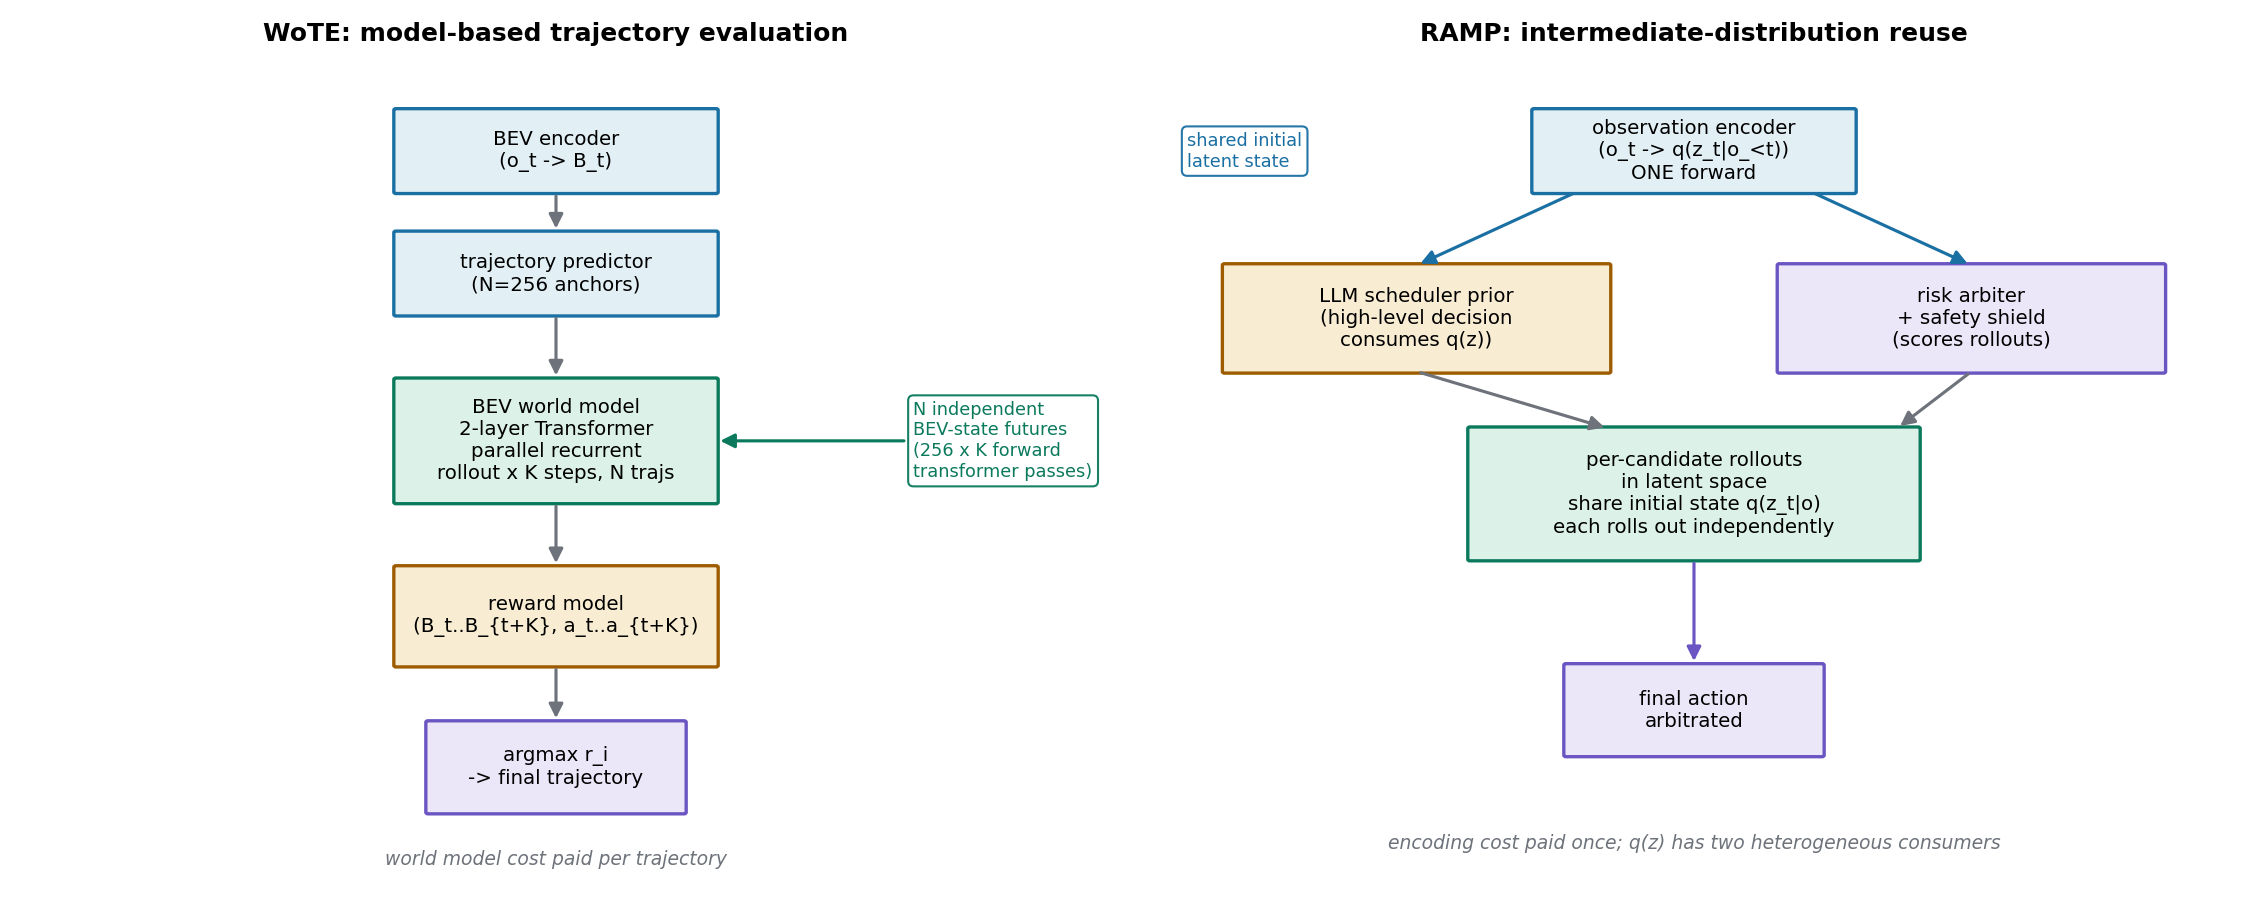

The script that saved this image:
# -*- coding: utf-8 -*-
"""自绘图：WoTE 的轨迹级在线评估 vs RAMP 的中间分布复用 —— 机制对照。

左：WoTE：N 条候选轨迹 × 世界模型递推展开 K 步未来 BEV 状态 → reward 模型打分 → 选最高。
右：RAMP：观测只做一次前向得中间分布 q(z|o)，该分布同时喂给 LLM 调度先验与各候选动作的独立潜空间 rollout，
   风险仲裁器打分、安全盾兜底。
"""
import matplotlib
matplotlib.use("Agg")
import matplotlib.pyplot as plt
import matplotlib.patches as mpatches
from matplotlib.patches import FancyArrowPatch, FancyBboxPatch

fig, axes = plt.subplots(1, 2, figsize=(15, 6))
plt.rcParams['font.sans-serif'] = ['DejaVu Sans']

IN = "#1a6fa3"; IN_FILL = "#e2eff5"
OP = "#0b7a5c"; OP_FILL = "#dcf2e8"
OUT = "#9e5c00"; OUT_FILL = "#f8ecd2"
ALT = "#6a55c2"; ALT_FILL = "#ebe7f8"
WIRE = "#6e737b"

def box(ax, xy, w, h, label, fc, ec, fontsize=9.5):
    b = FancyBboxPatch(xy, w, h, boxstyle="round,pad=0.02", fc=fc, ec=ec, lw=1.6)
    ax.add_patch(b)
    ax.text(xy[0]+w/2, xy[1]+h/2, label, ha="center", va="center", fontsize=fontsize)
    return b

def arr(ax, p1, p2, c=WIRE):
    ax.add_patch(FancyArrowPatch(p1, p2, arrowstyle="-|>", mutation_scale=14, lw=1.5, color=c))

# ---------------- 左：WoTE ----------------
ax = axes[0]
ax.set_title("WoTE: model-based trajectory evaluation", fontsize=12, weight="bold", pad=10)
ax.set_xlim(0, 10); ax.set_ylim(0, 10); ax.axis("off")

box(ax, (3.5, 8.4), 3, 1.0, "BEV encoder\n(o_t -> B_t)", IN_FILL, IN)
box(ax, (3.5, 6.9), 3, 1.0, "trajectory predictor\n(N=256 anchors)", IN_FILL, IN)
box(ax, (3.5, 4.6), 3, 1.5, "BEV world model\n2-layer Transformer\nparallel recurrent\nrollout x K steps, N trajs", OP_FILL, OP)
box(ax, (3.5, 2.6), 3, 1.2, "reward model\n(B_t..B_{t+K}, a_t..a_{t+K})", OUT_FILL, OUT)
box(ax, (3.8, 0.8), 2.4, 1.1, "argmax r_i\n-> final trajectory", ALT_FILL, ALT)

arr(ax, (5.0, 8.4), (5.0, 7.9))
arr(ax, (5.0, 6.9), (5.0, 6.1))
arr(ax, (5.0, 4.6), (5.0, 3.8))
arr(ax, (5.0, 2.6), (5.0, 1.9))

# 每次rollout独立的标注：N 条平行未来
ax.text(8.35, 5.35, "N independent\nBEV-state futures\n(256 x K forward\ntransformer passes)", fontsize=8.5, color=OP,
        ha="left", va="center",
        bbox=dict(boxstyle="round,pad=0.3", fc="white", ec=OP, alpha=0.95))
arr(ax, (8.3, 5.35), (6.5, 5.35), c=OP)
ax.text(5.0, 0.15, "world model cost paid per trajectory", fontsize=9, ha="center", color=WIRE, style="italic")

# ---------------- 右：RAMP ----------------
ax = axes[1]
ax.set_title("RAMP: intermediate-distribution reuse", fontsize=12, weight="bold", pad=10)
ax.set_xlim(0, 10); ax.set_ylim(0, 10); ax.axis("off")

box(ax, (3.5, 8.4), 3, 1.0, "observation encoder\n(o_t -> q(z_t|o_<t))\nONE forward", IN_FILL, IN)
box(ax, (0.6, 6.2), 3.6, 1.3, "LLM scheduler prior\n(high-level decision\nconsumes q(z))", OUT_FILL, OUT)
box(ax, (5.8, 6.2), 3.6, 1.3, "risk arbiter\n+ safety shield\n(scores rollouts)", ALT_FILL, ALT)
box(ax, (2.9, 3.9), 4.2, 1.6, "per-candidate rollouts\nin latent space\nshare initial state q(z_t|o)\neach rolls out independently", OP_FILL, OP)
box(ax, (3.8, 1.5), 2.4, 1.1, "final action\narbitrated", ALT_FILL, ALT)

arr(ax, (3.9, 8.4), (2.4, 7.5), c=IN)
arr(ax, (6.1, 8.4), (7.6, 7.5), c=IN)
arr(ax, (7.6, 6.2), (6.9, 5.5), c=WIRE)
arr(ax, (2.4, 6.2), (4.2, 5.5), c=WIRE)
arr(ax, (5.0, 3.9), (5.0, 2.6), c=ALT)

ax.text(5.0, 0.35, "encoding cost paid once; q(z) has two heterogeneous consumers", fontsize=9, ha="center",
        color=WIRE, style="italic")
ax.text(0.25, 8.9, "shared initial\nlatent state", fontsize=8.5, color=IN, ha="left", va="center",
        bbox=dict(boxstyle="round,pad=0.3", fc="white", ec=IN, alpha=0.95))

fig.tight_layout()
fig.savefig("/home/hatch/workspace/your_files/paper-xray-100/papers/050-WM-wote/fig-wote-vs-ramp.png", dpi=150)
print("saved fig-wote-vs-ramp.png")
